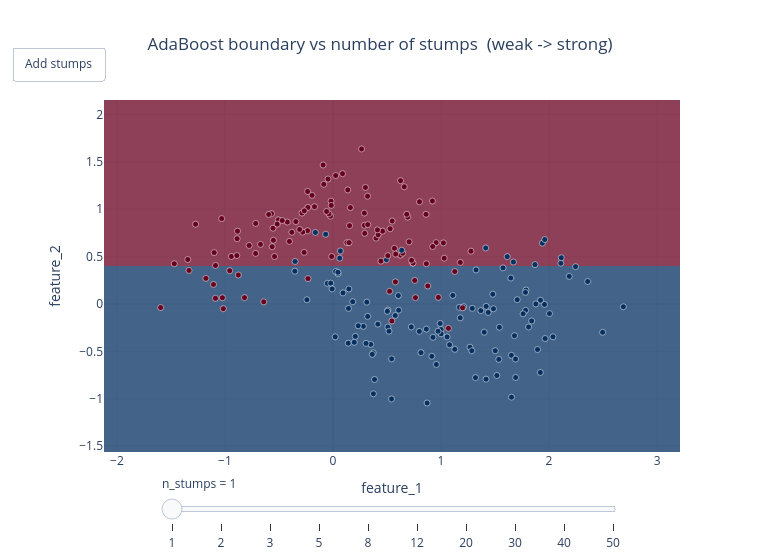

The code cell stored with this chart in its notebook:
### Markdown cell above
### Bonus: interactive extras (play and drag)

The animation above is a pre-rendered video. Here are two **interactive** Plotly views you can explore live.

> **Why no 3-D loss surface here?** AdaBoost is a **sequential, additive** method (forward stagewise fitting of an exponential loss), not gradient descent over two parameters. The meaningful controls for a booster are **how many rounds** you run and **how the train/test error evolves** — so that's what these explore.

#### 1. Rounds explorer — drag the number of stumps
Drag the slider (or press ▶) to add stumps and watch the boundary sharpen from one crude cut into the moon shape.

### Code cell
# Interactive boundary vs number of rounds (Plotly heatmap frames + play + slider)
import plotly.graph_objects as go

gx = np.linspace(x_min, x_max, 110); gy = np.linspace(y_min, y_max, 110)
GX, GY = np.meshgrid(gx, gy); flat = np.c_[GX.ravel(), GY.ravel()]

k_list = [1, 2, 3, 5, 8, 12, 20, 30, 40, 50]
Zk = {k: ada.decision_function(flat, n=k).reshape(GX.shape) for k in k_list}

def heat(k):
    zz = Zk[k]; lim = np.abs(zz).max() + 1e-9
    return go.Heatmap(x=gx, y=gy, z=zz, colorscale="RdBu", zmin=-lim, zmax=lim,
                      opacity=0.75, showscale=False)

pts = go.Scatter(x=X_train[:, 0], y=X_train[:, 1], mode="markers",
                 marker=dict(color=y_train, colorscale="RdBu", size=6,
                             line=dict(color="white", width=0.5)), showlegend=False)

frames = [go.Frame(data=[heat(k), pts], name=str(k)) for k in k_list]
fig_b = go.Figure(data=[heat(k_list[0]), pts], frames=frames)
fig_b.update_layout(
    title=dict(text="AdaBoost boundary vs number of stumps  (weak -> strong)", x=0.5, xanchor="center"),
    xaxis_title="feature_1", yaxis_title="feature_2",
    template="plotly_white", width=760, height=560,
    updatemenus=[dict(type="buttons", x=0.0, y=1.15, showactive=False,
        buttons=[dict(label="Add stumps", method="animate",
                      args=[None, dict(frame=dict(duration=650, redraw=True), fromcurrent=True)])])],
    sliders=[dict(active=0, currentvalue=dict(prefix="n_stumps = "), x=0.1, len=0.8,
        steps=[dict(method="animate", label=str(k),
                    args=[[str(k)], dict(mode="immediate", frame=dict(duration=0, redraw=True))])
               for k in k_list])],
)
fig_b.show()

### Figure 1 — Plotly figure (JSON) as saved in the notebook; plotly's stock layout.template omitted (floating-point values rounded to 4 significant figures; data arrays with more than 128 entries replaced by an {"elided": "..."} marker saying what was removed)
{"data": [{"colorscale": [[0.0, "rgb(103,0,31)"], [0.1, "rgb(178,24,43)"], [0.2, "rgb(214,96,77)"], [0.3, "rgb(244,165,130)"], [0.4, "rgb(253,219,199)"], [0.5, "rgb(247,247,247)"], [0.6, "rgb(209,229,240)"], [0.7, "rgb(146,197,222)"], [0.8, "rgb(67,147,195)"], [0.9, "rgb(33,102,172)"], [1.0, "rgb(5,48,97)"]], "opacity": 0.75, "showscale": false, "type": "heatmap", "x": [-2.095, -2.047, -1.998, -1.95, -1.901, -1.853, -1.804, -1.756, -1.707, -1.659, -1.61, -1.562, -1.513, -1.465, -1.417, -1.368, -1.32, -1.271, -1.223, -1.174, -1.126, -1.077, -1.029, -0.9803, -0.9319, -0.8834, -0.8349, -0.7865, -0.738, -0.6895, -0.6411, -0.5926, -0.5441, -0.4957, -0.4472, -0.3987, -0.3502, -0.3018, -0.2533, -0.2048, -0.1564, -0.1079, -0.05944, -0.01097, 0.0375, 0.08597, 0.1344, 0.1829, 0.2314, 0.2798, 0.3283, 0.3768, 0.4252, 0.4737, 0.5222, 0.5707, 0.6191, 0.6676, 0.7161, 0.7645, 0.813, 0.8615, 0.9099, 0.9584, 1.007, 1.055, 1.104, 1.152, 1.201, 1.249, 1.298, 1.346, 1.395, 1.443, 1.492, 1.54, 1.588, 1.637, 1.685, 1.734, 1.782, 1.831, 1.879, 1.928, 1.976, 2.025, 2.073, 2.122, 2.17, 2.219, 2.267, 2.316, 2.364, 2.412, 2.461, 2.509, 2.558, 2.606, 2.655, 2.703, 2.752, 2.8, 2.849, 2.897, 2.946, 2.994, 3.043, 3.091, 3.139, 3.188], "y": [-1.545, -1.511, -1.477, -1.443, -1.409, -1.376, -1.342, -1.308, -1.274, -1.241, -1.207, -1.173, -1.139, -1.106, -1.072, -1.038, -1.004, -0.9705, -0.9367, -0.9029, -0.8692, -0.8354, -0.8016, -0.7678, -0.7341, -0.7003, -0.6665, -0.6328, -0.599, -0.5652, -0.5314, -0.4977, -0.4639, -0.4301, -0.3964, -0.3626, -0.3288, -0.295, -0.2613, -0.2275, -0.1937, -0.16, -0.1262, -0.09241, -0.05864, -0.02487, 0.0089, 0.04267, 0.07644, 0.1102, 0.144, 0.1778, 0.2115, 0.2453, 0.2791, 0.3128, 0.3466, 0.3804, 0.4142, 0.4479, 0.4817, 0.5155, 0.5492, 0.583, 0.6168, 0.6506, 0.6843, 0.7181, 0.7519, 0.7856, 0.8194, 0.8532, 0.887, 0.9207, 0.9545, 0.9883, 1.022, 1.056, 1.09, 1.123, 1.157, 1.191, 1.225, 1.258, 1.292, 1.326, 1.36, 1.394, 1.427, 1.461, 1.495, 1.529, 1.562, 1.596, 1.63, 1.664, 1.697, 1.731, 1.765, 1.799, 1.833, 1.866, 1.9, 1.934, 1.968, 2.001, 2.035, 2.069, 2.103, 2.136], "z": {"elided": "110x110 float values"}, "zmax": 0.8128, "zmin": -0.8128}, {"marker": {"color": {"elided": "225 int values"}, "colorscale": [[0.0, "rgb(103,0,31)"], [0.1, "rgb(178,24,43)"], [0.2, "rgb(214,96,77)"], [0.3, "rgb(244,165,130)"], [0.4, "rgb(253,219,199)"], [0.5, "rgb(247,247,247)"], [0.6, "rgb(209,229,240)"], [0.7, "rgb(146,197,222)"], [0.8, "rgb(67,147,195)"], [0.9, "rgb(33,102,172)"], [1.0, "rgb(5,48,97)"]], "line": {"color": "white", "width": 0.5}, "size": 6}, "mode": "markers", "showlegend": false, "type": "scatter", "x": {"elided": "225 float values"}, "y": {"elided": "225 float values"}}], "layout": {"height": 560, "sliders": [{"active": 0, "currentvalue": {"prefix": "n_stumps = "}, "len": 0.8, "steps": [{"args": [["1"], {"frame": {"duration": 0, "redraw": true}, "mode": "immediate"}], "label": "1", "method": "animate"}, {"args": [["2"], {"frame": {"duration": 0, "redraw": true}, "mode": "immediate"}], "label": "2", "method": "animate"}, {"args": [["3"], {"frame": {"duration": 0, "redraw": true}, "mode": "immediate"}], "label": "3", "method": "animate"}, {"args": [["5"], {"frame": {"duration": 0, "redraw": true}, "mode": "immediate"}], "label": "5", "method": "animate"}, {"args": [["8"], {"frame": {"duration": 0, "redraw": true}, "mode": "immediate"}], "label": "8", "method": "animate"}, {"args": [["12"], {"frame": {"duration": 0, "redraw": true}, "mode": "immediate"}], "label": "12", "method": "animate"}, {"args": [["20"], {"frame": {"duration": 0, "redraw": true}, "mode": "immediate"}], "label": "20", "method": "animate"}, {"args": [["30"], {"frame": {"duration": 0, "redraw": true}, "mode": "immediate"}], "label": "30", "method": "animate"}, {"args": [["40"], {"frame": {"duration": 0, "redraw": true}, "mode": "immediate"}], "label": "40", "method": "animate"}, {"args": [["50"], {"frame": {"duration": 0, "redraw": true}, "mode": "immediate"}], "label": "50", "method": "animate"}], "x": 0.1}], "title": {"text": "AdaBoost boundary vs number of stumps  (weak -> strong)", "x": 0.5, "xanchor": "center"}, "updatemenus": [{"buttons": [{"args": [null, {"frame": {"duration": 650, "redraw": true}, "fromcurrent": true}], "label": "Add stumps", "method": "animate"}], "showactive": false, "type": "buttons", "x": 0.0, "y": 1.15}], "width": 760, "xaxis": {"title": {"text": "feature_1"}}, "yaxis": {"title": {"text": "feature_2"}}}}
